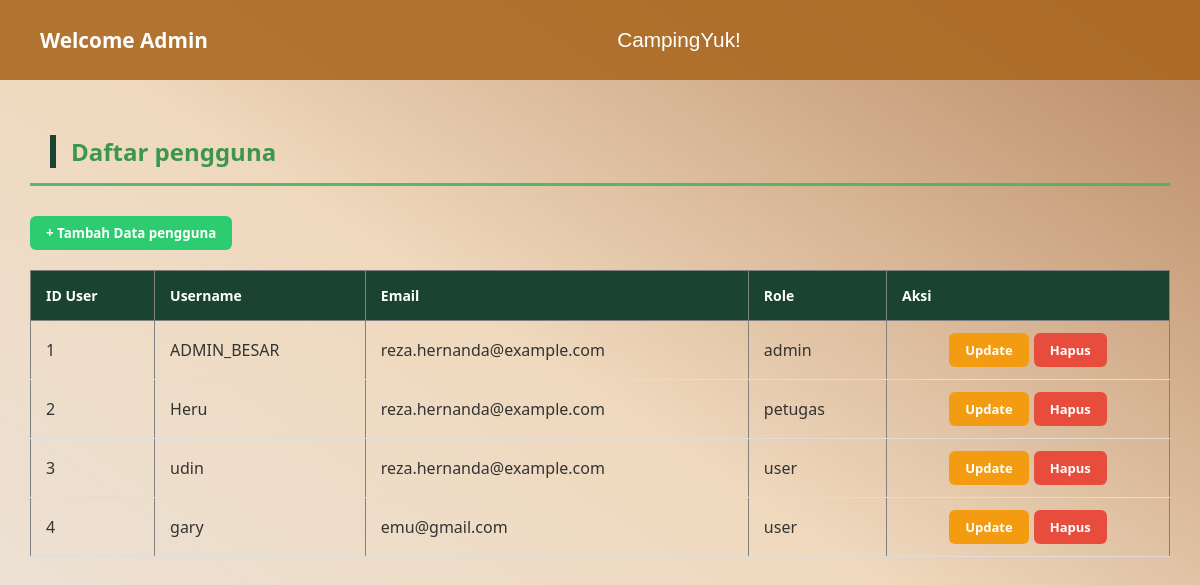
Page /view/view_admin/data_user.php (signed in) on the earlier database version.
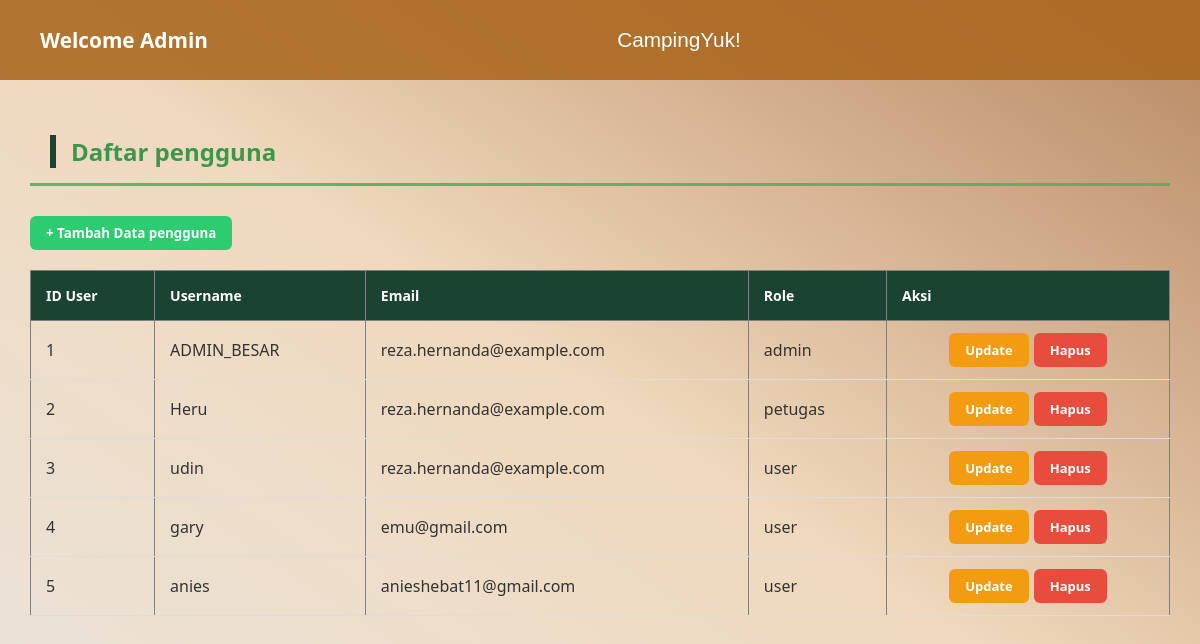
Same page on the later database version.
### tables this page shows
CREATE TABLE `user` (
  `id_user` int(11) NOT NULL,
  `username` varchar(30) NOT NULL,
  `email` varchar(30) NOT NULL,
  `password` varchar(255) NOT NULL,
  `role` varchar(20) NOT NULL
);

### models/m_pelanggan.php (called while the page is built, shortened)
<?php
class m_pelanggan {
    function tampil_data()
    {
        $db = new koneksi();
        $koneksi = $db->koneksi;
        $sql = "SELECT * FROM user";
        $query = mysqli_query($koneksi, $sql);
        $result = [];
        if ($query && mysqli_num_rows($query) > 0) {
            while ($data = mysqli_fetch_object($query)) {
                $result[] = $data;
            }
            return $result;
        } else {
            return false;
        }
    }
}
?>

### controller/c_pelanggan.php (called while the page is built)
<?php
include_once __DIR__ . '/../models/m_pelanggan.php';
$pelanggan = new m_pelanggan();
try {
    if (!empty($_GET['aksi'])) {
        if ($_GET['aksi'] == 'register' || $_GET['aksi'] == 'tambah') {
            $username    = $_POST['username'];
            $email       = $_POST['email'];
            $password    = password_hash($_POST['password'], PASSWORD_DEFAULT);
            $role        = $_POST['role'];
            $result = $pelanggan->tambah_data($username, $email, $password, $role);
            if ($_GET['aksi'] == 'register') {
                $success_path = '../index.php';
                $fail_path    = '../view/form_pendaftaran.php';
            } else {
                $success_path = '../view/view_admin/data_user.php';
                $fail_path    = '../view/view_admin/data_user.php';
            }
            if ($result) {
                echo "<script>
                        alert('Data Berhasil Ditambahkan');
                        window.location='$success_path';
                      </script>";
            } else {
                echo "<script>
                        alert('Data Gagal Ditambahkan!');
                        window.location='$fail_path';
                      </script>";
            }
        }
        elseif ($_GET['aksi'] == 'hapus') {
            $id = $_GET['id_user'];
            $result = $pelanggan->hapus_data($id);
            if ($result) {
                echo "<script>
                        alert('Data Berhasil Dihapus');
                        window.location='../view/view_admin/data_user.php';
                      </script>";
            } else {
                echo "<script>
                        alert('Data Gagal Dihapus');
                        window.location='../view/view_admin/data_user.php';
                      </script>";
            }
        }
        elseif ($_GET['aksi'] == 'edit') {
            $id_user  = $_POST['id_user'];
            $username = $_POST['nama'];
            $email    = $_POST['email'];
            $role     = $_POST['role'];
            $result = $pelanggan->edit($id_user, $username, $email, $role);
            if ($result) {
                echo "<script>
                        alert('Data Berhasil Diubah');
                        window.location='../view/view_admin/data_user.php';
                      </script>";
            } else {
                echo "<script>
                        alert('Data Gagal Diubah');
                        window.location='../view/view_admin/data_user.php';
                      </script>";
            }
        }
    } else {
        $data_pelanggan = $pelanggan->tampil_data();
    }
} catch (Exception $e) {
    echo "Error: " . $e->getMessage();
}
?>

### view/view_admin/data_user.php (the view, shortened to what the changed rows need)
<?php
include_once '../../controller/c_pelanggan.php';
include_once '../template/navbar.php';
?>
<!DOCTYPE html>
<html lang="en">
<head>
  <link rel="stylesheet" href="../template/style.css">
  <link rel="stylesheet" href="../template/dashboard_adm.css">
</head>
<body>
  <div class="main-content">
    <h2>Daftar pengguna</h2>
    <div class="table-container">
      <table border="1" width="100%" style="border-collapse: collapse;">
        <thead>
          <tr>
            <th>ID User</th>
            <th>Username</th>
            <th>Email</th>
            <th>Role</th>
            <th>Aksi</th>
          </tr>
        </thead>
        <tbody>
          <?php
          if (isset($data_pelanggan) && is_array($data_pelanggan)):
            foreach ($data_pelanggan as $data): ?>
          <tr>
            <td><?=$data->id_user?></td>
            <td><?=$data->username?></td>
            <td><?=$data->email?></td>
            <td><?=$data->role?></td>
            <td style="text-align : center;">
              <div style="display: flex; gap: 5px; justify-content: center;">
                <button type="button" class="btn-action btn-update"
                        onclick="openUpdateModal('<?=$data->id_user?>', '<?=$data->username?>', '<?=$data->email?>', '<?=$data->role?>')">
                  Update
                </button>
                <a href="../../controller/c_pelanggan.php?aksi=hapus&id_user=<?= $data->id_user; ?>"
                   onclick="return confirm('Anda yakin mau menghapus data ini ?')"
                   class="btn-action btn-delete">Hapus</a>
              </div>
            </td>
          </tr>
          <?php
            endforeach;
          else:
          ?>
          <tr>
            <td colspan="5" style="text-align: center;">Tidak ada data pengguna</td>
          </tr>
          <?php endif; ?>
        </tbody>
      </table>
    </div>
  </div>
</body>
</html>

Differences in the rows shown:
added user: id_user "5", username "anies", email "anieshebat11@gmail.com", role "user"
